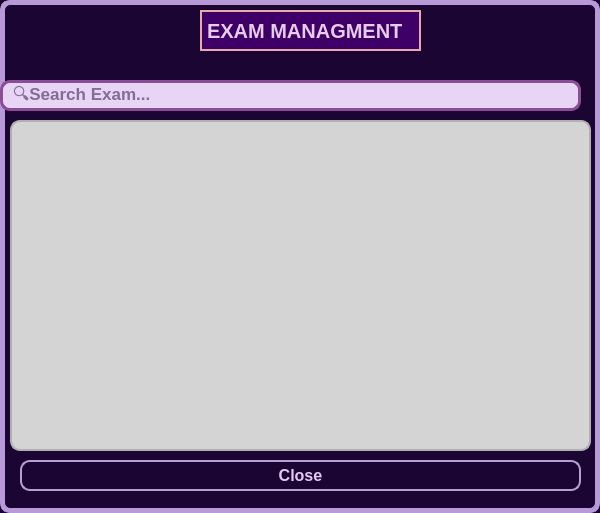
<?xml version="1.0" encoding="UTF-8"?>
<ui version="4.0">
 <class>TeacherExamManagement</class>
 <widget class="QDialog" name="TeacherExamManagement">
  <property name="geometry">
   <rect>
    <x>0</x>
    <y>0</y>
    <width>600</width>
    <height>513</height>
   </rect>
  </property>
  <property name="windowTitle">
   <string>Assigned Exams</string>
  </property>
  <property name="styleSheet">
   <string notr="true">QDialog#TeacherExamManagement {
     background-color:#1B0633;
border:5px solid #B89AD8;
        border-radius: 10%;
}</string>
  </property>
  <widget class="QLineEdit" name="searchBar">
   <property name="geometry">
    <rect>
     <x>0</x>
     <y>80</y>
     <width>581</width>
     <height>31</height>
    </rect>
   </property>
   <property name="styleSheet">
    <string notr="true">QLineEdit#searchBar {
  color:#1B0633;
    border: 3px solid #8d4d95;
    border-radius: 10px;
        font-size: 17px;
font-weight: 570;
padding: 0px 8px 0px 8px;
background-color: #E8D4F4 ;
}
</string>
   </property>
   <property name="placeholderText">
    <string>🔍Search Exam...</string>
   </property>
  </widget>
  <widget class="QTableView" name="examTable">
   <property name="geometry">
    <rect>
     <x>10</x>
     <y>120</y>
     <width>581</width>
     <height>331</height>
    </rect>
   </property>
   <property name="styleSheet">
    <string notr="true">QTableView#examTable {
   border: 1.5px solid #b0b0b0;  /* Softer grey border */
    border-radius: 10px;
    background-color: #d4d4d4;    /* Lighter table background */
    font-family: 'Segoe UI', sans-serif;
    font-size: 11pt;
    color: #1f1f1f;
    gridline-color: #bcbcbc;      /* Mid grey grid lines */
    alternate-background-color: #e2e2e2;  /* Subtle row alternation */
    selection-background-color: #b0b0b0;  /* Visible selection */
    selection-color: #000000;
    font-weight: 500;

}

QHeaderView::section {
    background-color: #4b4b4b;    /* Darker grey header */
    color: #ffffff;               /* Light font for contrast */
    font-weight: bold;
    font-size: 11pt;
    padding: 6px;
    border: none;
    font-family: 'Segoe UI', sans-serif;
}

QTableWidget QTableCornerButton::section {
   background-color: #8a8a8a;    /* Match header color */
    border: none;
}

QTableWidget::item {
      padding: 8px 10px;
    font-size: 10pt;
    color: #1f1f1f;
    background-color: transparent;
}

QTableWidget::item:selected {
    background-color: #b0b0b0;
    color: #000000;
}
</string>
   </property>
  </widget>
  <widget class="QPushButton" name="closeButton">
   <property name="geometry">
    <rect>
     <x>20</x>
     <y>460</y>
     <width>561</width>
     <height>31</height>
    </rect>
   </property>
   <property name="styleSheet">
    <string notr="true">QPushButton#closeButton {
     border: 1.5px solid #B89FD0;
    border-radius: 10px;
    padding: 6px;
    font-size: 16px;
background: qlineargradient(x1:0, y1:0, x2:1, y2:1,
                            stop:0 rgb(95, 2, 95),
                            stop:1 rgb(216, 181, 221));
color:#e4c9f2;
font-weight:700;
}

/* Hover effect */
QPushButton#closeButton:hover {
    background-color: #69166f;
}

</string>
   </property>
   <property name="text">
    <string>Close</string>
   </property>
  </widget>
  <widget class="QLabel" name="label">
   <property name="geometry">
    <rect>
     <x>200</x>
     <y>10</y>
     <width>221</width>
     <height>41</height>
    </rect>
   </property>
   <property name="styleSheet">
    <string notr="true">QLabel#label{
  background-color: #3E0066;
  color: #E6CCE7;
  border: 2px solid #E7A9A9;
  font-weight: bold;
  font-size: 20px;
  text-align: center;

;}</string>
   </property>
   <property name="text">
    <string>EXAM MANAGMENT</string>
   </property>
  </widget>
 </widget>
 <resources/>
 <connections/>
</ui>
